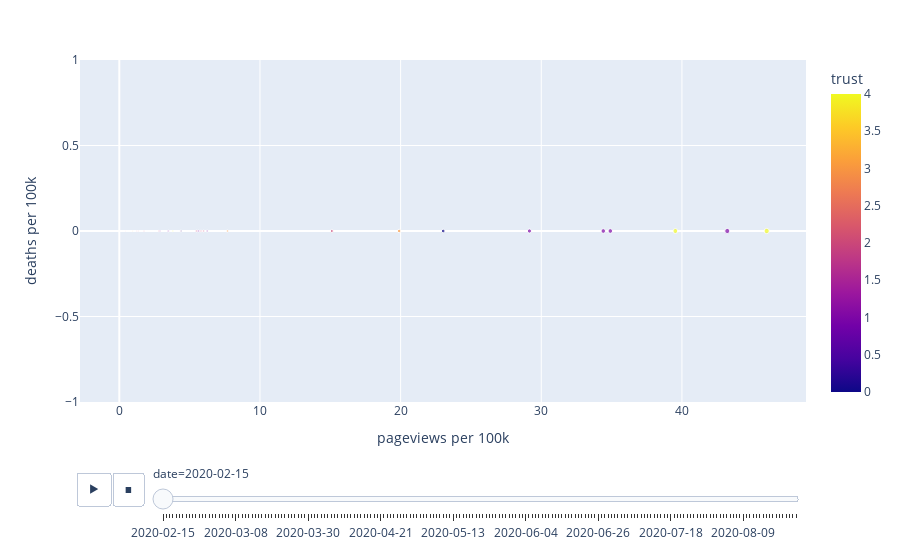

Source (notebook cell):
### Code cell
# C
df = df_animation
px.scatter(df,x="pageviews per 100k", y="deaths per 100k" , animation_frame="date", animation_group="country",
           size="pageviews per 100k" ,color="trust", hover_name="country" )
           #log_x=True, size_max=55, range_x=[,100000], range_y=[25,90] "pageviews per 100k"
